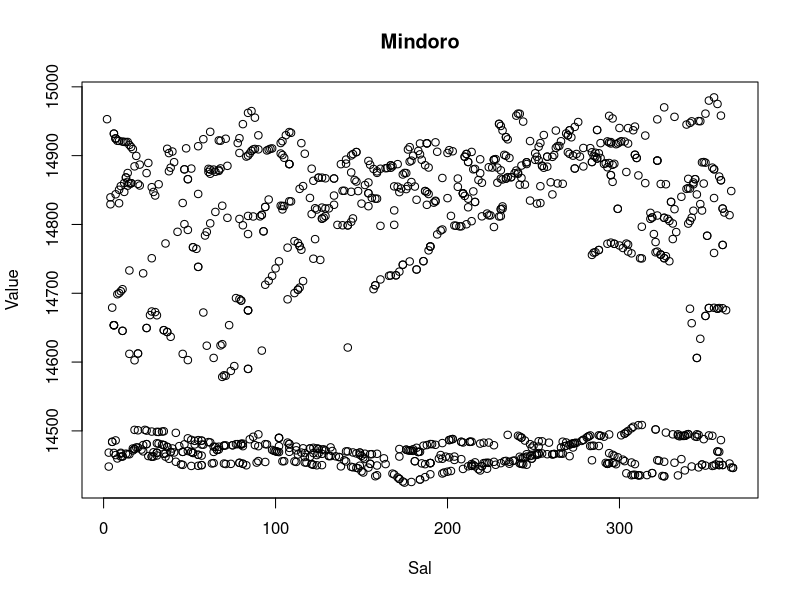
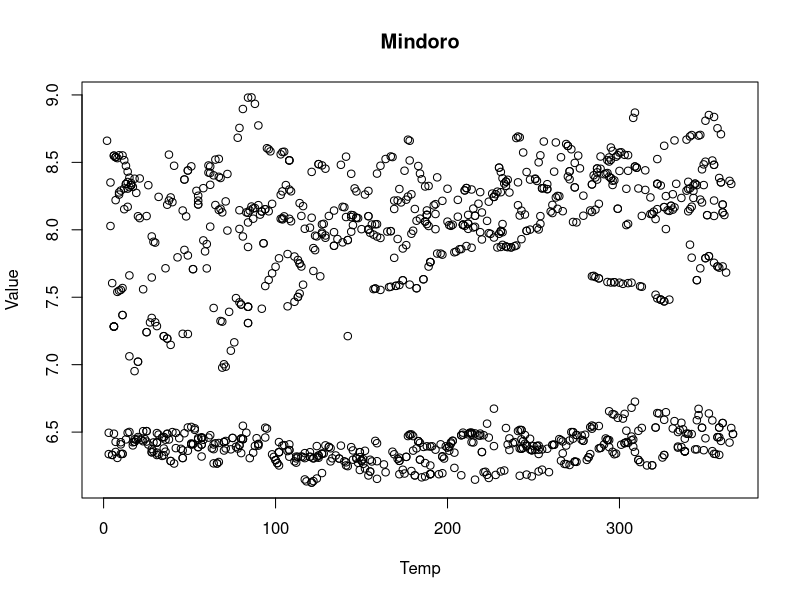
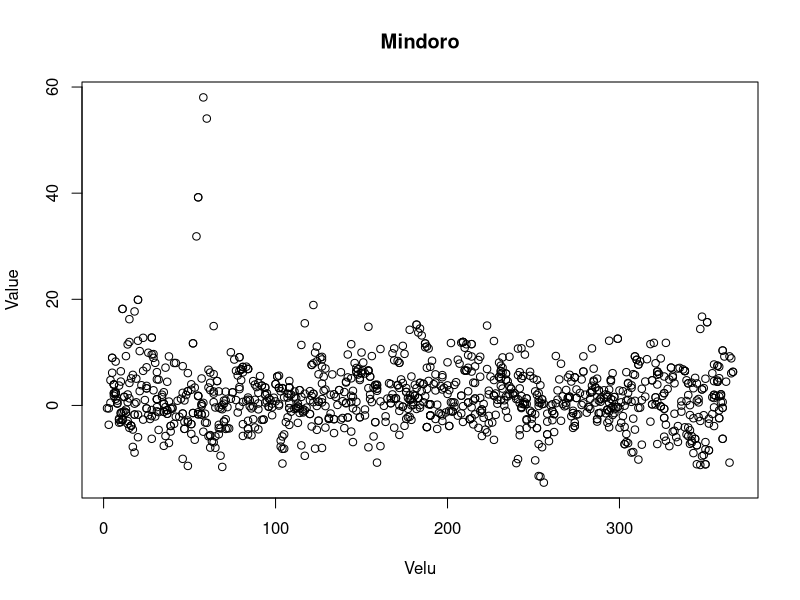
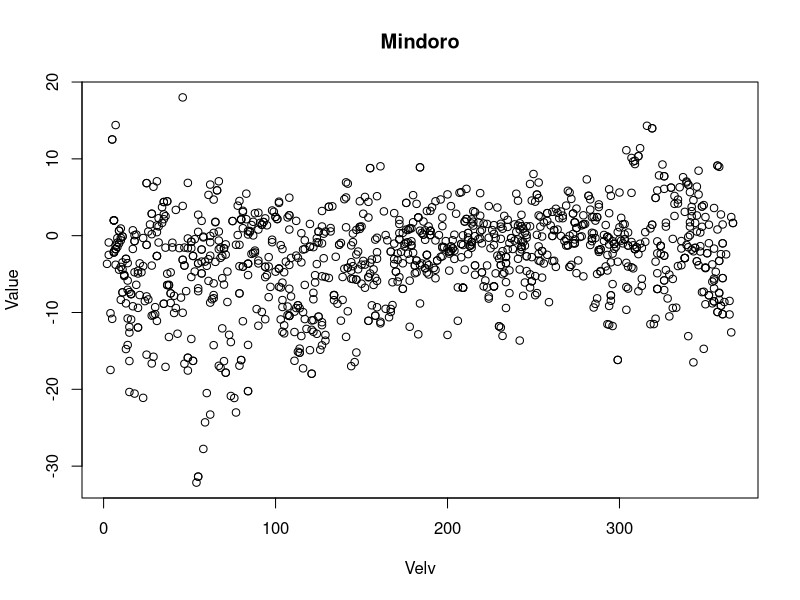
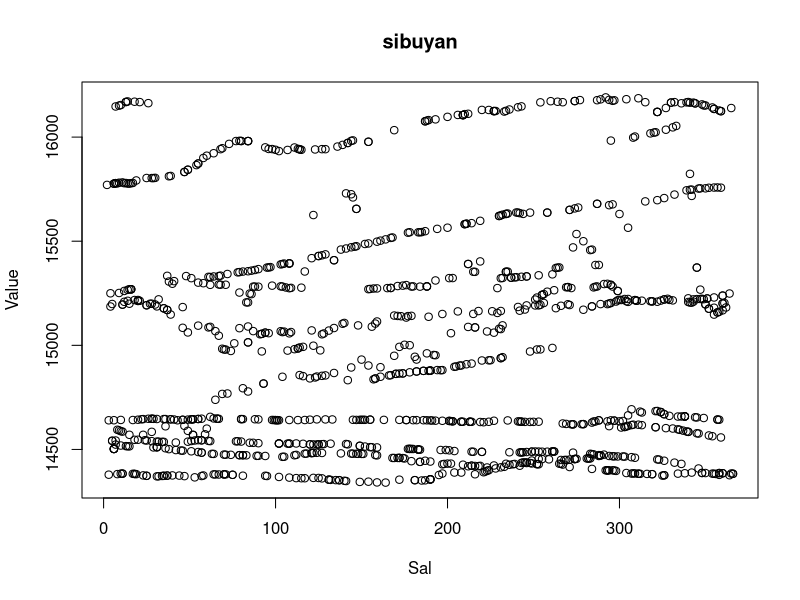
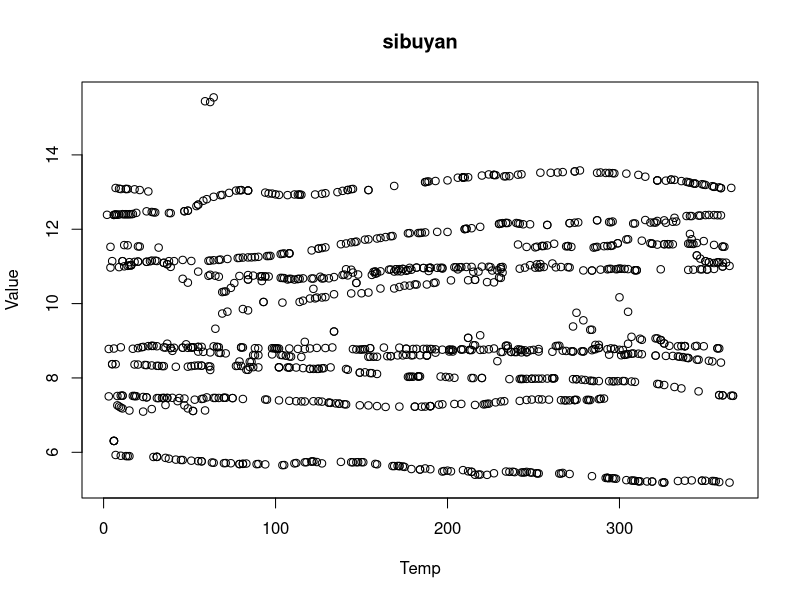
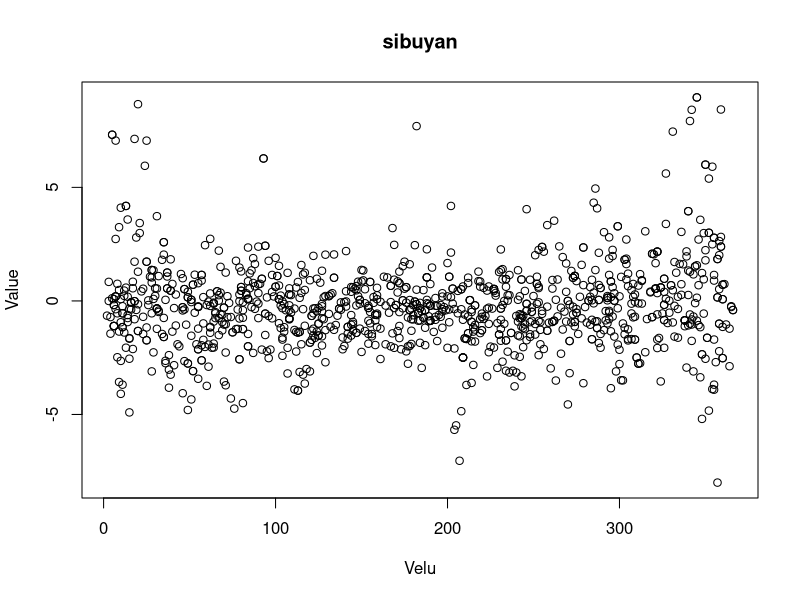
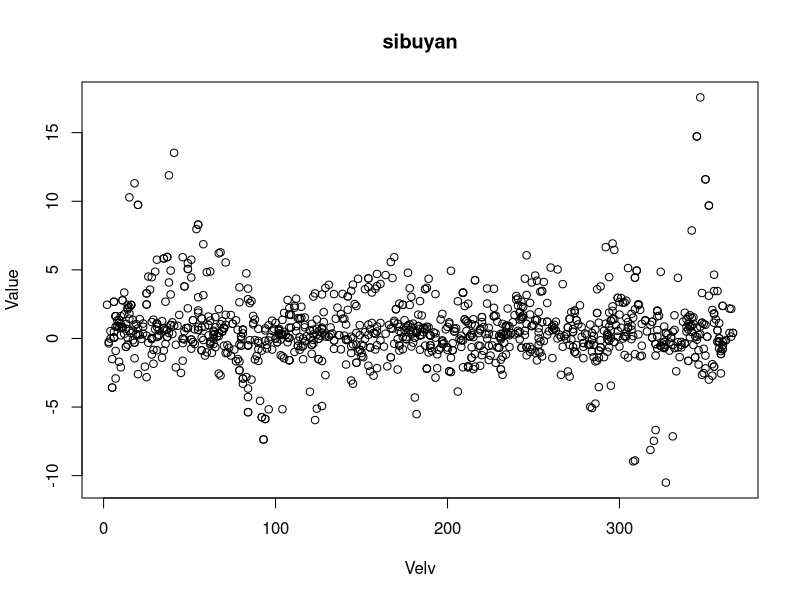

R code for these plots, in order: (Note: this script raises an error after producing the figures.)
library(tidyverse)
library(lubridate)


mega = read.csv("finalAnno.CSV")

# this scrips firtly removes all the outliers from the mega df. then makes plots of every location, variable and depth. then,
# there is some code to manually make colums for the "lines" data frame. under that is the code used to make the atmo models


 mega = mega[! (mega$Location == "Mindoro" & mega$Variable == "Sal" & mega$Layer ==0 & mega$Value<13000),]
 mega = mega[! (mega$Location == "Mindoro" & mega$Variable == "Velu" & mega$Layer ==0 & mega$Value>1500),]
 mega = mega[! (mega$Location == "Mindoro" & mega$Variable == "Velv" & mega$Layer ==0 & mega$Value>1000),]
 mega = mega[! (mega$Location == "sibuyan" & mega$Variable == "Sal" & mega$Layer ==0 & mega$Value<13000),]
 mega = mega[! (mega$Location == "sibuyan" & mega$Variable == "Velu" & mega$Layer ==0 & mega$Value>1000),]
 mega = mega[! (mega$Location == "sibuyan" & mega$Variable == "Velv" & mega$Layer ==0 & mega$Value>1000),]
 mega = mega[! (mega$Location == "southsibuyan" & mega$Variable == "Sal" & mega$Layer ==0 & mega$Value<12500),]
 mega = mega[! (mega$Location == "southsibuyan" & mega$Variable == "Velu" & mega$Layer ==0 & mega$Value>1000),]
 mega = mega[! (mega$Location == "southsibuyan" & mega$Variable == "Velv" & mega$Layer ==0 & mega$Value>1000),]
 mega = mega[! (mega$Location == "surigao" & mega$Variable == "Sal" & mega$Layer ==0 & mega$Value<12500),]
 mega = mega[! (mega$Location == "surigao" & mega$Variable == "Velu" & mega$Layer ==0 & mega$Value>1000),]
 mega = mega[! (mega$Location == "surigao" & mega$Variable == "Velv" & mega$Layer ==0 & mega$Value>1000),]
 mega = mega[! (mega$Location == "tablas" & mega$Variable == "Sal" & mega$Layer ==0 & mega$Value<12500),]
 mega = mega[! (mega$Location == "tablas" & mega$Variable == "Velu" & mega$Layer ==0 & mega$Value>1000),]
 mega = mega[! (mega$Location == "tablas" & mega$Variable == "Velv" & mega$Layer ==0 & mega$Value>1000),]
 mega = mega[! (mega$Location == "Visayan" & mega$Variable == "Sal" & mega$Layer ==0 & mega$Value<12500),]
 mega = mega[! (mega$Location == "Visayan" & mega$Variable == "Velu" & mega$Layer ==0 & mega$Value>1000),]
 mega = mega[! (mega$Location == "Visayan" & mega$Variable == "Velv" & mega$Layer ==0 & mega$Value>1000),]
 
 
 mega = mega[! (mega$Location == "Mindoro" & mega$Variable == "Sal" & mega$Layer ==1 & mega$Value<13000),]
 mega = mega[! (mega$Location == "Mindoro" & mega$Variable == "Temp" & mega$Layer ==1 & mega$Value>10),]
 mega = mega[! (mega$Location == "Mindoro" & mega$Variable == "Velu" & mega$Layer ==1 & mega$Value<(-1000)),]
 mega = mega[! (mega$Location == "Mindoro" & mega$Variable == "Velv" & mega$Layer ==1 & mega$Value>1000),]
 mega = mega[! (mega$Location == "sibuyan" & mega$Variable == "Sal" & mega$Layer ==1 & mega$Value<14000),]
 mega = mega[! (mega$Location == "sibuyan" & mega$Variable == "Velu" & mega$Layer ==1 & mega$Value<(-1000)),]
 mega = mega[! (mega$Location == "sibuyan" & mega$Variable == "Velv" & mega$Layer ==1 & mega$Value>1000),]
 mega = mega[! (mega$Location == "southsibuyan" & mega$Variable == "Sal" & mega$Layer ==1 & mega$Value<14000),]
 mega = mega[! (mega$Location == "southsibuyan" & mega$Variable == "Velu" & mega$Layer ==1 & mega$Value<(-1000)),]
 mega = mega[! (mega$Location == "southsibuyan" & mega$Variable == "Velv" & mega$Layer ==1 & mega$Value>1000),]
 mega = mega[! (mega$Location == "surigao" & mega$Variable == "Sal" & mega$Layer ==1 & mega$Value<12000),]
 mega = mega[! (mega$Location == "surigao" & mega$Variable == "Velu" & mega$Layer ==1 & mega$Value<(-2000)),]
 mega = mega[! (mega$Location == "surigao" & mega$Variable == "Velv" & mega$Layer ==1 & mega$Value>1000),]
 mega = mega[! (mega$Location == "tablas" & mega$Variable == "Sal" & mega$Layer ==1 & mega$Value<12500),]
 mega = mega[! (mega$Location == "tablas" & mega$Variable == "Velu" & mega$Layer ==1 & mega$Value<(-1000)),]
 mega = mega[! (mega$Location == "tablas" & mega$Variable == "Velv" & mega$Layer ==1 & mega$Value>1000),]

 







mega$date = mdy(mega$date)
mega$day = yday(mega$date)


locs = names(table(mega$Location))
vars = names(table(mega$Variable))



  for (w in 1:5) {
    for (x in 1:4) {
      mega %>% 
        filter(Location == locs[w], Variable == vars[x], Layer == 1) -> gra
      
      plot(Value~day,data=gra,xlab = vars[x], main = locs[w])
    }
  }

#  "Mindoro"      "sibuyan"      "southsibuyan" "surigao"      "tablas"       "Visayan"     
#   "Sal"         "Temp"          "Velu"        "Velv"


w = 1    # location
x = 4   # var



mega %>% 
  filter(Location == locs[w], Variable == vars[x], Layer == 0) -> gra

plot(Value~day, data = gra, xlab = vars[x], main = locs[w])


annolm <- lm(Value  ~ sin((2*pi/365)*day)+cos((2*pi/365)*day)
            +sin((4*pi/365)*day)+cos((4*pi/365)*day),data=gra)

annolm <- lm(Value  ~ sin((2*pi/365)*day)+cos((2*pi/365)*day),data=gra)



mod = predict(annolm, data.frame(day = 1:365))

lines(1:365,mod,col=2)

mod = as.data.frame(mod)$mod


lines = cbind(lines, mindorovelv = mod)


write.csv(lines, "modeledAnno.csv")



# starts the atmo code




mega %>% 
  filter(Variable == "cloud") -> gra

plot(Value~day, data = gra, xlab = "cloud")

annolm <- lm(Value  ~ sin((2*pi/365)*day)+cos((2*pi/365)*day)
             +sin((4*pi/365)*day)+cos((4*pi/365)*day),data=gra)

mod = predict(annolm, data.frame(day = 1:365))

lines(1:365,mod,col=2)

mod = as.data.frame(mod)$mod

mod


lines$cloud = mod



mega %>% 
  filter(Variable == "rain") -> gra

plot(Value~day, data = gra, xlab = "cloud")

annolm <- lm(Value  ~ sin((2*pi/365)*day)+cos((2*pi/365)*day)
             +sin((4*pi/365)*day)+cos((4*pi/365)*day),data=gra)

mod = predict(annolm, data.frame(day = 1:365))

lines(1:365,mod,col=2)

mod = as.data.frame(mod)$mod


lines$rain = mod





